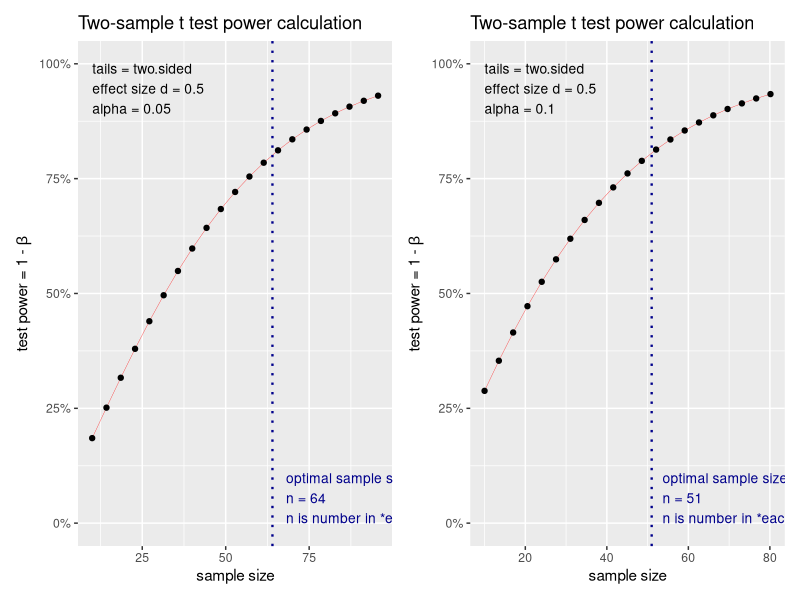

Reproduce this figure in R.
library(pwr)
library(patchwork)

# Power analysis for alpha 0.05
trad_sig <- pwr.t.test(d = 0.5, 
                       power = 0.8, 
                       sig.level = 0.05, 
           type = "two.sample", alternative = "two.sided")

# Power analysis for alpha 0.1
alt_sig <- pwr.t.test(d = 0.5, 
           power = 0.8, 
           sig.level = 0.1, 
           type = "two.sample", alternative = "two.sided")

# Power plots
power_plots <- plot(trad_sig) +
  plot(alt_sig)
